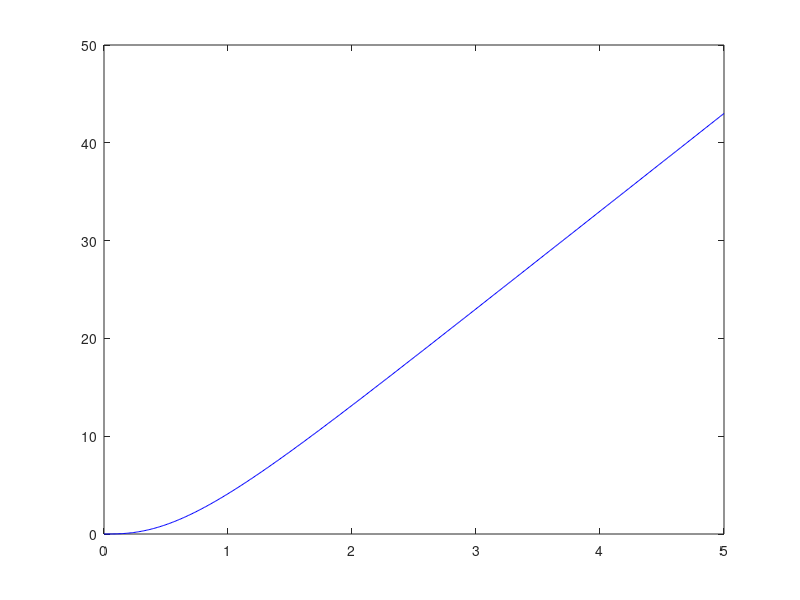
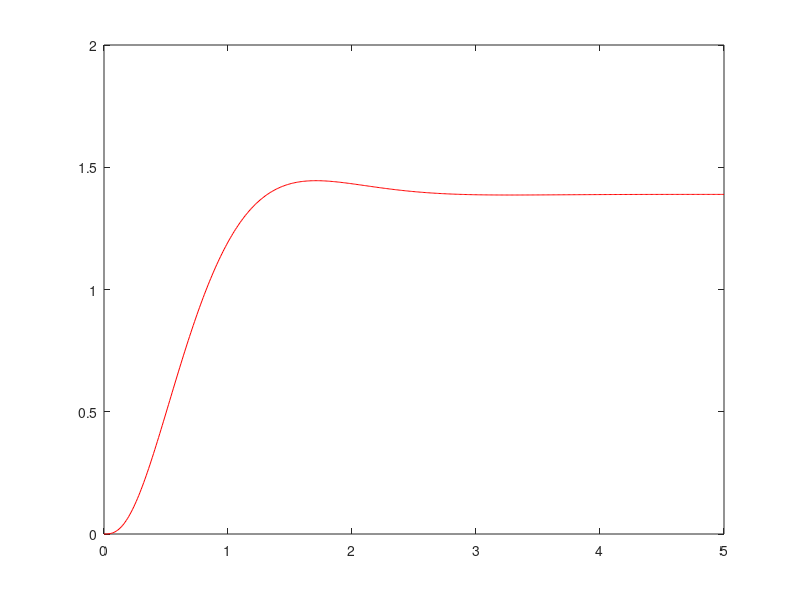

Write MATLAB code to recreate these figures, in order.
clc
clear 
A=[0 10 0; 0 -2 2;0 0 -5];
B=[0 ;0 ;5];
C=[1 0 0];
D=[0];
disp(rank(ctrb(A,B)))
sys=ss(A,B,C,D);
t=0:0.01:5;
y=step(sys,t);
P=[-9 -2+2*1i -2-2*1i];
K=acker(A,B,P);
sys_new=ss(A-B*K,B,C,D);
y_new=step(sys_new,t);
figure()
plot(t,y,'b');
figure()
plot(t,y_new,'r');
